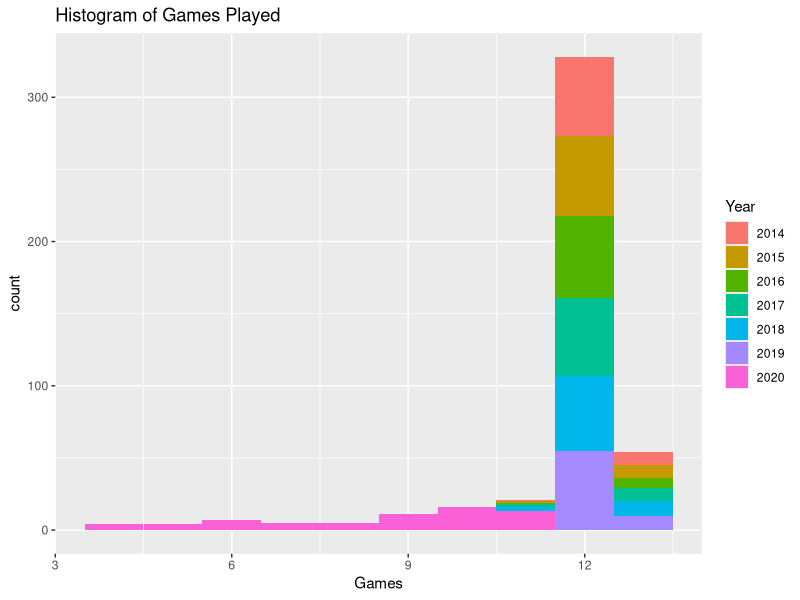
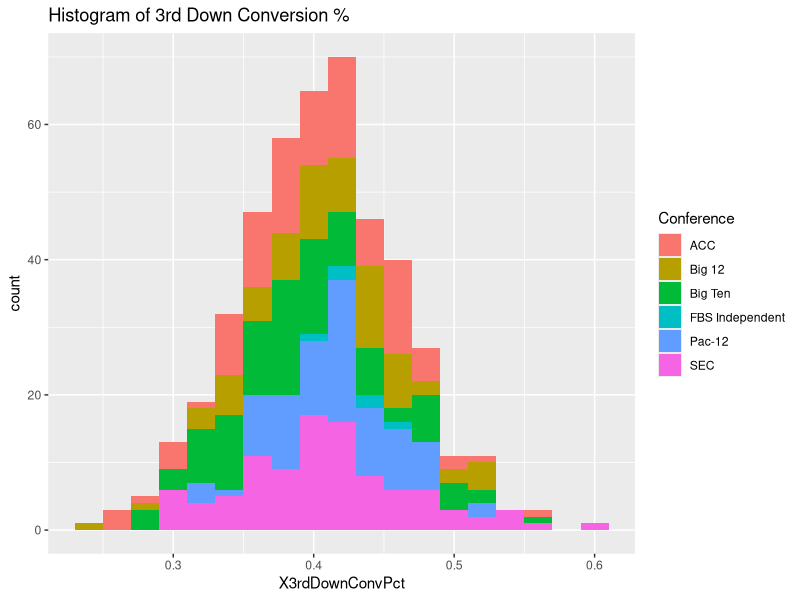
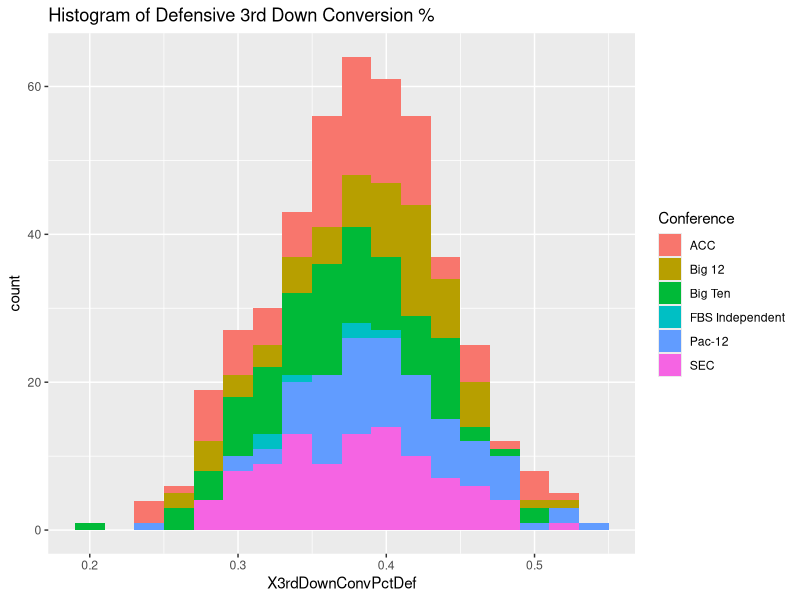
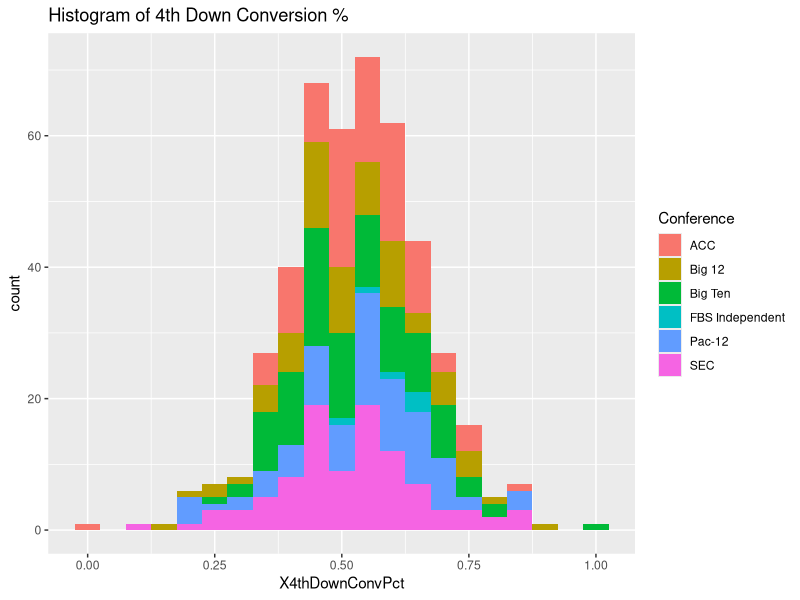
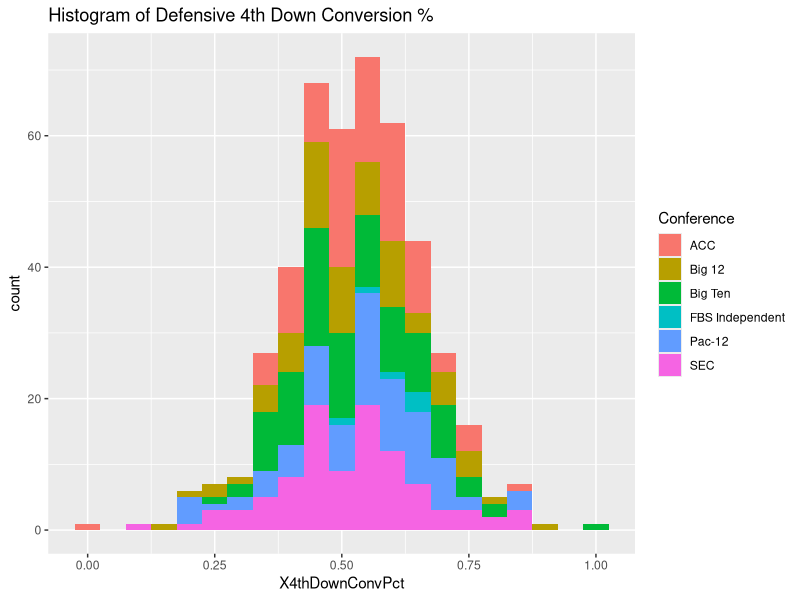
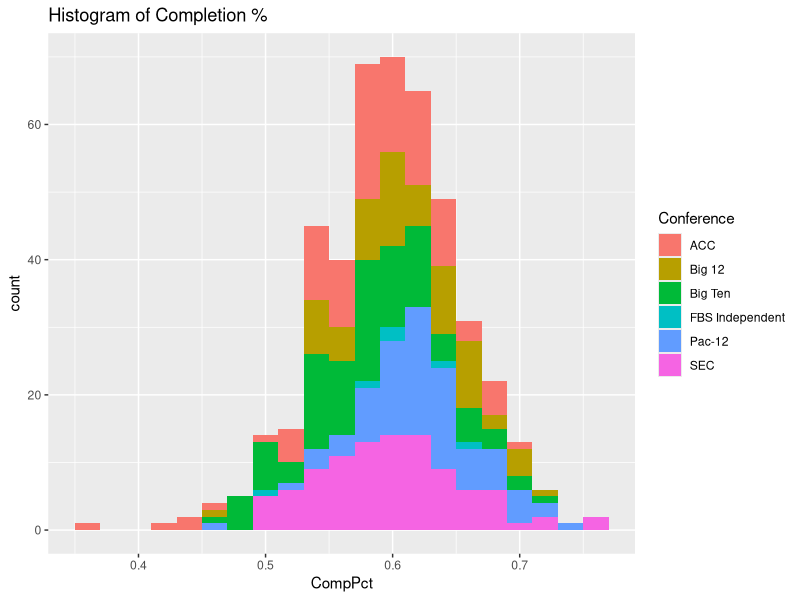
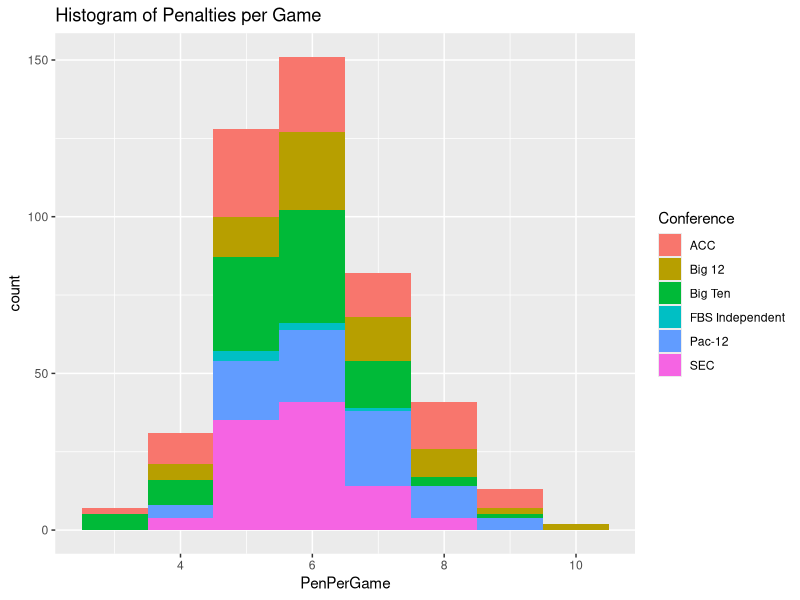
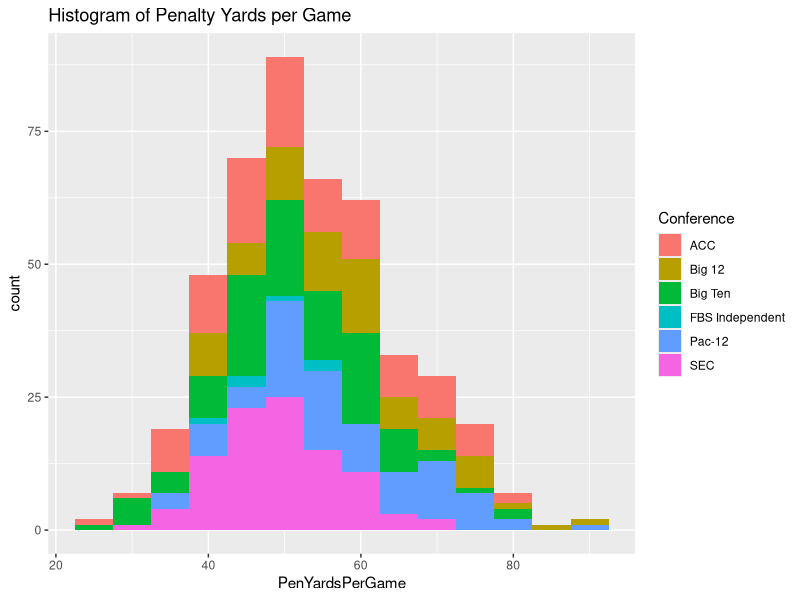

Here is the R script that generated these plots, in order: (Note: this script raises an error after producing the figures.)
#loading in libraries
library(ggplot2)

#loading in data
data = read.csv("football.csv")
data$Conference = as.factor(data$Conference)
data$Year = as.factor(data$Year)

print("This should be in Alex's branch")
print("Cameron was present")

# Explorartory Histograms
ggplot(data, aes(x = Games, fill = Year)) + geom_histogram(binwidth = 1) + 
  ggtitle("Histogram of Games Played")
ggplot(data, aes(x = X3rdDownConvPct, fill = Conference)) + geom_histogram(binwidth = .02) +
  ggtitle("Histogram of 3rd Down Conversion %") 
ggplot(data, aes(x = X3rdDownConvPctDef, fill = Conference)) + geom_histogram(binwidth = .02) +
  ggtitle("Histogram of Defensive 3rd Down Conversion %") 
ggplot(data, aes(x = X4thDownConvPct, fill = Conference)) + geom_histogram(binwidth = .05) +
  ggtitle("Histogram of 4th Down Conversion %") 
ggplot(data, aes(x = X4thDownConvPct, fill = Conference)) + geom_histogram(binwidth = .05) +
  ggtitle("Histogram of Defensive 4th Down Conversion %") 
ggplot(data, aes(x = CompPct, fill = Conference)) + geom_histogram(binwidth = .02) +
  ggtitle("Histogram of Completion %") 
ggplot(data, aes(x = PenPerGame, fill = Conference)) + geom_histogram(binwidth = 1) +
  ggtitle("Histogram of Penalties per Game") 
ggplot(data, aes(x = PenYardsPerGame, fill = Conference)) + geom_histogram(binwidth = 5) +
  ggtitle("Histogram of Penalty Yards per Game") 
ggplot(data, aes(x = OppFDPerGame, fill = Conference)) + geom_histogram(binwidth = 1) +
  ggtitle("Histogram of Opponents First Downs per Game") 
ggplot(data, aes(x = FDPerGame, fill = Conference)) + geom_histogram(binwidth = 1) +
  ggtitle("Histogram of First Downs per Game") 
ggplot(data, aes(x = NetYdsPunt, fill = Conference)) + geom_histogram(binwidth = 1) +
  ggtitle("Histogram of Net Yards per Punt") 
ggplot(data, aes(x = PassYdsPerAtt, fill = Conference)) + geom_histogram(binwidth = .5) +
  ggtitle("Histogram of Pass Yards per Attempt") 
ggplot(data, aes(x = PassYdsPerComp, fill = Conference)) + geom_histogram(binwidth = .5) +
  ggtitle("Histogram of Pass Yards per Completion") 
ggplot(data, aes(x = PassYdsPerGame, fill = Conference)) + geom_histogram(binwidth = 30) +
  ggtitle("Histogram of Pass Yards per Game") 
ggplot(data, aes(x = PassYdsPerAtt, fill = Conference)) + geom_histogram(binwidth = .5) +
  ggtitle("Histogram of Defensive Pass Yards Allowed per Attempt") 
ggplot(data, aes(x = PassYdsPerCompDef, fill = Conference)) + geom_histogram(binwidth = .5) +
  ggtitle("Histogram of Defensive Pass Yards Allowed per Completion") 
ggplot(data, aes(x = PassYdsPerGameDef, fill = Conference)) + geom_histogram(binwidth = 25) +
  ggtitle("Histogram of Defensive Pass Yards Allowed per Game") 
ggplot(data, aes(x = AvgPuntReturnYds, fill = Conference)) + geom_histogram(binwidth = 2) +
  ggtitle("Histogram of Average Punt Return Yards") 
ggplot(data, aes(x = OppRZScorePct, fill = Conference)) + geom_histogram(binwidth = .02) +
  ggtitle("Histogram of Oppenent Red Zone Score %")
ggplot(data, aes(x = OppPointsPerRZAtt, fill = Conference)) + geom_histogram(binwidth = .2) +
  ggtitle("Histogram of Oppenent Red Zone Points per Attempt")
ggplot(data, aes(x = RZScorePct, fill = Conference)) + geom_histogram(binwidth = .02) +
  ggtitle("Histogram of Red Zone Score %")
ggplot(data, aes(x = PointsPerRZAtt, fill = Conference)) + geom_histogram(binwidth = .2) +
  ggtitle("Histogram of Red Zone Points per Attempt")
ggplot(data, aes(x = RushYdsPerRushDef, fill = Conference)) + geom_histogram(binwidth = .3) +
  ggtitle("Histogram of Defensive Rushing Yards per Rush")
ggplot(data, aes(x = RushYdsPerRush, fill = Conference)) + geom_histogram(binwidth = .3) +
  ggtitle("Histogram of Rushing Yards per Rush")
ggplot(data, aes(x = RushYdsPerGame, fill = Conference)) + geom_histogram(binwidth = 20) +
  ggtitle("Histogram of Defensive Rushing Yards per Game")
ggplot(data, aes(x = SacksAllowed, fill = Conference)) + geom_histogram(binwidth = .5) +
  ggtitle("Histogram of Sacks Allowed per Game")
ggplot(data, aes(x = PPGDef, fill = Conference)) + geom_histogram(binwidth = 2.5) +
  ggtitle("Histogram of Defensive Points Allowed per Game")
ggplot(data, aes(x = PPG, fill = Conference)) + geom_histogram(binwidth = 2.5) +
  ggtitle("Histogram of Points per Game")
ggplot(data, aes(x = TFLAllowed, fill = Conference)) + geom_histogram(binwidth = .5) +
  ggtitle("Histogram of Tackles for Loss Allowed per Game")
ggplot(data, aes(x = Sacks, fill = Conference)) + geom_histogram(binwidth = .5) +
  ggtitle("Histogram of Sacks per Game")
ggplot(data, aes(x = TFLPG, fill = Conference)) + geom_histogram(binwidth = .5) +
  ggtitle("Histogram of Tackles for Loss per Game")
ggplot(data, aes(x = AvgTOP, fill = Conference)) + geom_histogram(binwidth = 1) +
  ggtitle("Histogram of Average Time of Possesion")
ggplot(data, aes(x = YdsPerPlayDef, fill = Conference)) + geom_histogram(binwidth = .25) +
  ggtitle("Histogram of Average Defensive Yards Allowed per Play")
ggplot(data, aes(x = YdsPerGameDef, fill = Conference)) + geom_histogram(binwidth = 20) +
  ggtitle("Histogram of Average Defensive Yards Allowed per Game")
ggplot(data, aes(x = YdsPerPlay, fill = Conference)) + geom_histogram(binwidth = .25) +
  ggtitle("Histogram of Average Yards per Play")
ggplot(data, aes(x = YdsPerGame, fill = Conference)) + geom_histogram(binwidth = 20) +
  ggtitle("Histogram of Average Yards per Game")
ggplot(data, aes(x = AvgTurnoverMargin, fill = Conference)) + geom_histogram(binwidth = .2) +
  ggtitle("Histogram of Average Turnover Margin")
ggplot(data, aes(x = WinPct, fill = Conference)) + geom_histogram(binwidth = .1) +
  ggtitle("Histogram of Win %")
ggplot(data, aes(x = Win...vs.Rank, fill = Conference)) + geom_histogram(binwidth = .15) +
  ggtitle("Histogram of Win % vs. Ranked Opponents")
ggplot(data, aes(x = Avg.Point.Differential, fill = Conference)) + geom_histogram(binwidth = 5) +
  ggtitle("Histogram of Average Point Differential")











############ Correlation plots #############

# fbs independent
corrplot(cor(data[data$Conference=="FBS Independent",! names(data) %in% c("Team","Conference","Year")],
             method="spearman"), type='lower', tl.cex=.5, tl.srt=45, tl.col="black")
title(main="Correlation within FBS Independent", adj=1)

# all but fbs independent
corrplot(cor(transform(data,Conference = as.numeric(Conference))[data$Conference!="FBS Independent",! names(data) %in% c("Team","Year")],
             method="spearman"), type='lower', tl.cex=.5, tl.srt=45, tl.col="black")
title(main="Correlation without FBS Independent", adj=1)

# include fbs independent
corrplot(cor(transform(data,Conference = as.numeric(Conference))[,! names(data) %in% c("Team","Year")],
             method="spearman"), type='lower', tl.cex=.5, tl.srt=45, tl.col="black")
title(main="Correlation with FBS Independent", adj=1)


removed = c("Team", "Year", "X3rdDownConvPct", "X3rdDownConvPctDef", "OppFDPerGame",
            "RushYdsPerRushDef", "RushYdsPerGameDef", "PPGDef", "PPG", "YdsPerGame",
            "YdsPerGameDef", "PassYdsPerAtt", "PassYdsPerAttDef", "RushYdsPerRush",
            "Avg.Point.Differential", "PenPerGame", "OppRZScorePct", "RZScorePct",
            "SacksAllowed", "Sacks")

test <- data[,! names(data) %in% removed]

corrplot(cor(transform(test,Conference = as.numeric(Conference)),
             method="spearman"), type='lower', tl.cex=.5, tl.srt=45, tl.col="black")
title(main="Correlation after Removing Variables", adj=1)
